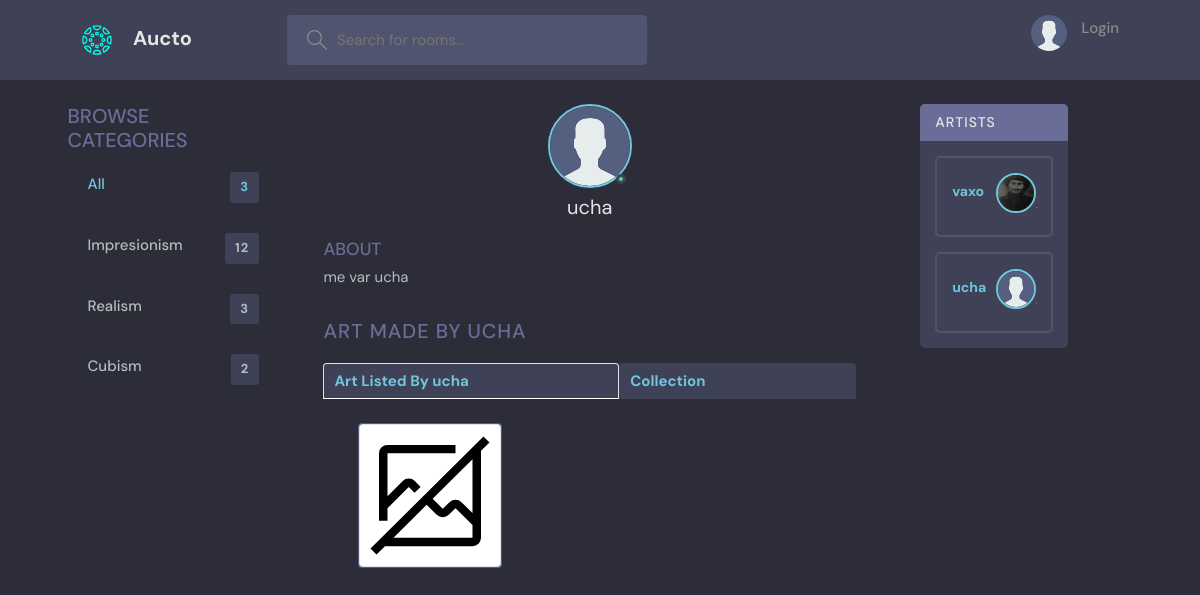
Page /profile/2/ on the earlier database version.
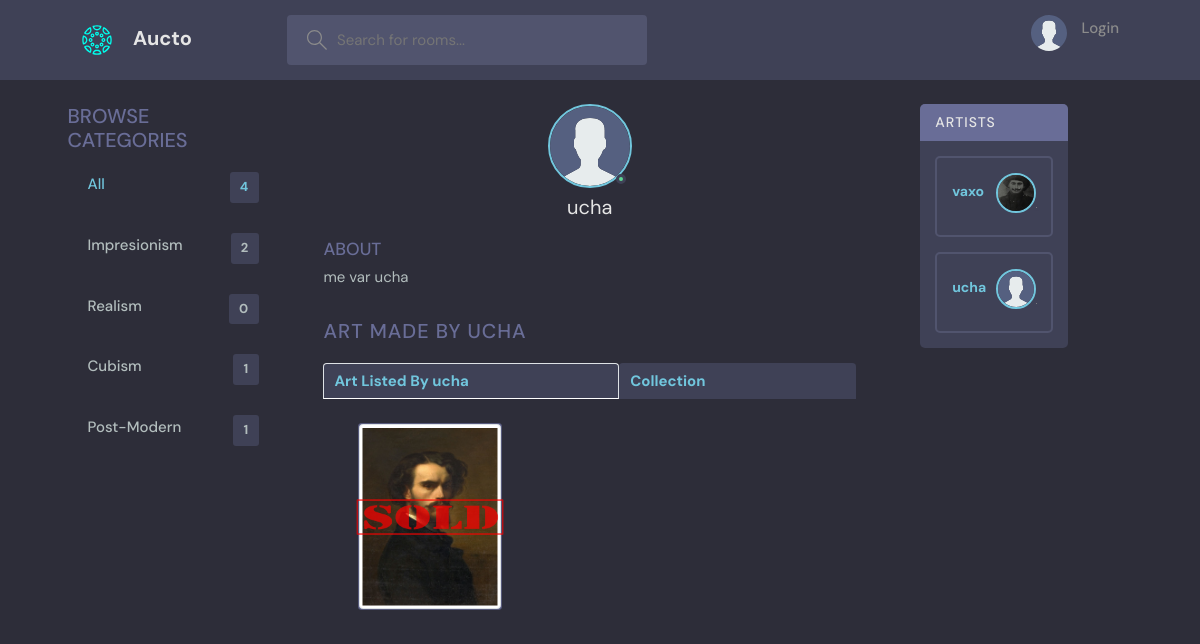
Same page on the later database version.
### base/models.py (models this page shows, shortened)
class Category(models.Model):
    name = models.CharField(max_length=200)
    def __str__(self):
        return self.name
    def active_items_count(self):
        return self.item_set.filter(active=True).count()

class User(AbstractUser):
    bio = models.TextField(null=True)
    avatar = models.ImageField(null=True, default='avatar.svg')
    is_artist = models.BooleanField(default=False, verbose_name="Artist")

class Item(models.Model):
    artist = models.ForeignKey(User, on_delete=models.SET_NULL, null=True)
    category = models.ForeignKey(Category, on_delete=models.SET_NULL, null=True)
    picture = models.ImageField(null=True, default='no-image.svg')
    name = models.CharField(max_length=150)
    description = models.TextField(null=True, blank=True)
    bidders = models.ManyToManyField(User, related_name="bidders" ,blank=True)
    price = models.DecimalField(max_digits=15, decimal_places=2)
    created = models.DateTimeField(auto_now_add=True)
    bid_end_date = models.DateTimeField(default=timezone.now()+timedelta(days=7),null=True, blank=True)
    active = models.BooleanField(default=True, verbose_name="Active")
    class Meta:
        ordering = ['-created']

### base/views.py (the view)
# urls.py: path('profile/<str:pk>/', views.user_profile, name='user-profile'),
def user_profile(request,pk):
    user = User.objects.get(id=pk)
    categories = Category.objects.all()
    artists = User.objects.filter(is_artist=True)
    items = user.item_set.all()
    collection = Collection.objects.filter(owner__id=int(pk))
    context = {'user':user, 'categories':categories, 'artists':artists, 'items': items, 'collection': collection}
    return render(request, 'base/profile.html', context)

### base/templates/base/profile.html (shortened to what this page needs)
{% extends 'main.html' %}
{% block content %}
  {% load static %}
  <main class="profile-page layout layout--3">
    <div class="container">
      {% include 'base/categories_component.html' %}
      <div class="roomList">
        <div class="profile">
          <div class="profile__avatar">
            <div class="avatar avatar--large active">
              <img src="{{ user.avatar.url }}" />
            </div>
          </div>
          <div class="profile__info">
            <h3>{{ user.username }}</h3>
          </div>
          <div class="profile__about">
            <h3>About</h3>
            <p>
              {{ user.bio }}
            </p>
          </div>
        </div>
        <div class="roomList__header">
          <div>
            <h2>Art Made by {{ user.username }}</h2>
          </div>
        </div>
        <ul class="nav nav-tabs">
          <li class="nav-item flex-fill">
            <a class="nav-link {% if not request.GET.tab or request.GET.tab == 'art' %}active{% endif %}" style="color: #71c6dd; background-color: #3f4156; font-weight: bold;" aria-current="page" href="?tab=art">Art Listed By {{ user.username }}</a>
          </li>
          <li class="nav-item flex-fill">
            <a class="nav-link {% if request.GET.tab == 'collection' %}active{% endif %}" style="color: #71c6dd; background-color: #3f4156; font-weight: bold;" href="?tab=collection">Collection</a>
          </li>
        </ul>
        <br>
        <div id="tab-content">
          {% if not request.GET.tab or request.GET.tab == 'art' %}
            {% include 'base/art_component.html' %}
          {% elif request.GET.tab == 'collection' %}
            {% include 'base/collection_component.html' %}
          {% endif %}
        </div>
      </div>
      {% include 'base/artists_component.html' %}
    </div>
  </main>
{% endblock %}

### templates/main.html (shortened to what this page needs)
<!DOCTYPE html>
{% load static %}
<html lang="en">
<head>
    <link href="https://cdn.jsdelivr.net/npm/bootstrap@5.3.3/dist/css/bootstrap.min.css" rel="stylesheet">
    <link rel="stylesheet" href="{% static 'styles/style.css' %}" />
</head>
<body>
    {% include 'navbar.html' %}
    {% block content %}
    {% endblock %}
</body>
</html>

### templates/navbar.html (shortened to what this page needs)
{% load static %}
<header class="header header--loggedIn">
    <div class="container">
      <a href="/" class="header__logo">
        <img src="{% static 'images/assets/logo2.svg' %}" />
        <h1>Aucto</h1>
      </a>
      <form class="header__search" method="GET" action="{% url 'home' %}">
        <label>
          <input name="q" placeholder="Search for rooms..." />
        </label>
      </form>
      <nav class="header__menu">
        {% if request.user.is_authenticated %}
          <div class="header__user">
            <a href="{% url 'user-profile' request.user.id %}">
              <div class="avatar avatar--medium active">
                <img src="{{ request.user.avatar.url }}" />
              </div>
              <p>{{request.user.username}}<span>@{{request.user.username}}</span></p>
            </a>
            <button class="dropdown-button">
              <svg version="1.1" xmlns="http://www.w3.org/2000/svg" width="32" height="32" viewBox="0 0 32 32">
                <title>chevron-down</title>
                <path d="M16 21l-13-13h-3l16 16 16-16h-3l-13 13z"></path>
              </svg>
            </button>
          </div>
          <div class="dropdown-menu">
            <a href="{% url 'update-user' %}" class="dropdown-link"
              ><svg version="1.1" xmlns="http://www.w3.org/2000/svg" width="32" height="32" viewBox="0 0 32 32">
                <title>tools</title>
                <path
                  d="M27.465 32c-1.211 0-2.35-0.471-3.207-1.328l-9.392-9.391c-2.369 0.898-4.898 0.951-7.355 0.15-3.274-1.074-5.869-3.67-6.943-6.942-0.879-2.682-0.734-5.45 0.419-8.004 0.135-0.299 0.408-0.512 0.731-0.572 0.32-0.051 0.654 0.045 0.887 0.277l5.394 5.395 3.586-3.586-5.394-5.395c-0.232-0.232-0.336-0.564-0.276-0.887s0.272-0.596 0.572-0.732c2.552-1.152 5.318-1.295 8.001-0.418 3.274 1.074 5.869 3.67 6.943 6.942 0.806 2.457 0.752 4.987-0.15 7.358l9.392 9.391c0.844 0.842 1.328 2.012 1.328 3.207-0 2.5-2.034 4.535-4.535 4.535zM15.101 19.102c0.26 0 0.516 0.102 0.707 0.293l9.864 9.863c0.479 0.479 1.116 0.742 1.793 0.742 1.398 0 2.535-1.137 2.535-2.535 0-0.668-0.27-1.322-0.742-1.793l-9.864-9.863c-0.294-0.295-0.376-0.74-0.204-1.119 0.943-2.090 1.061-4.357 0.341-6.555-0.863-2.631-3.034-4.801-5.665-5.666-1.713-0.561-3.468-0.609-5.145-0.164l4.986 4.988c0.391 0.391 0.391 1.023 0 1.414l-5 5c-0.188 0.188-0.441 0.293-0.707 0.293s-0.52-0.105-0.707-0.293l-4.987-4.988c-0.45 1.682-0.397 3.436 0.164 5.146 0.863 2.631 3.034 4.801 5.665 5.666 2.2 0.721 4.466 0.604 6.555-0.342 0.132-0.059 0.271-0.088 0.411-0.088z"
                ></path>
              </svg>
              Settings</a
            >
            <a href="{% url 'logout' %}" class="dropdown-link"
              ><svg version="1.1" xmlns="http://www.w3.org/2000/svg" width="32" height="32" viewBox="0 0 32 32">
                <title>sign-out</title>
                <path
                  d="M3 0h22c0.553 0 1 0 1 0.553l-0 3.447h-2v-2h-20v28h20v-2h2l0 3.447c0 0.553-0.447 0.553-1 0.553h-22c-0.553 0-1-0.447-1-1v-30c0-0.553 0.447-1 1-1z"
                ></path>
                <path
                  d="M21.879 21.293l1.414 1.414 6.707-6.707-6.707-6.707-1.414 1.414 4.293 4.293h-14.172v2h14.172l-4.293 4.293z"
                ></path>
              </svg>
              Logout</a>
          {% else %}
            <a href="{% url 'login' %}">
              <img src="{% static 'images/assets/avatar.svg' %}" />
              <p>Login</p>
            </a>
          {% endif %}
        </div>
  </header>

### base/templates/base/categories_component.html
<div class="topics">
    <div class="topics__header">
          <h2>Browse Categories</h2>
    </div>
    <ul class="topics__list">
          <li>
            <a href="{% url 'home' %}" class="active">All <span>{{categories.count}}</span></a>
          </li>
          {% for category in categories %}
              <li>
                <a href="{% url 'home' %}?q={{ category.name }}">{{ category }}<span>{{ category.active_items_count }}</span></a>
              </li>
          {% endfor %}
    </ul>
</div>

### base/templates/base/art_component.html
{% load static %}
<div class="container" style="display: flex; flex-flow: row nowrap; justify-content: space-around;">
    <div class="row text-left">
        {% for item in items %}
            <div class="col-lg-4 col-md-6 mb-4">
                <div class="card" style="background: #696d97; position: relative;">
                    <a href="{% url 'item' item.id %}">
                        <img src="{{ item.picture.url }}" alt="..." class="img-thumbnail">
                        {% if not item.active %}
                        <img src="{% static 'images/sold.png' %}" alt="Sold"
                             style="position: absolute; top: 50%; left: 50%; transform: translate(-50%, -50%); width: 160px; height: 200px; opacity: 0.7;">
                        {% endif %}
                    </a>
                </div>
            </div>
        {% endfor %}
    </div>
</div>

### base/templates/base/artists_component.html
<div class="activities">
    <div class="activities__header">
      <h2>Artists</h2>
    </div>
    {% for artist in artists %}
      <div class="activities__box">
          <div class="activities__boxHeader roomListRoom__header">
            <a href="{% url 'user-profile' artist.id %}" class="roomListRoom__author">
              <p>
                <b>{{ artist }}
              </p>
            </a>
              <div class="avatar  avatar--medium">
                <img src="{{ artist.avatar.url }}" />
              </div>
          </div>
      </div>
    {% endfor%}
</div>

### base/templates/base/profile.html (style rules this page uses)
.nav-tabs { display: flex; width: 100%; }
.nav-item.flex-fill { flex: 1; }
.nav-link.active { background-color: #696d97; color: #3f4156; }

Differences in the rows shown:
removed Item: picture (placeholder picture)
computed for Category "Impresionism": active_items_count "12" → "2"
computed for Category "Realism": active_items_count "3" → "0"
computed for Category "Cubism": active_items_count "2" → "1"
added Category: name "Post-Modern", active_items_count "1"
added Item: active False (drawn)
Other differences:
{{ categories.count }}: "3" → "4"
